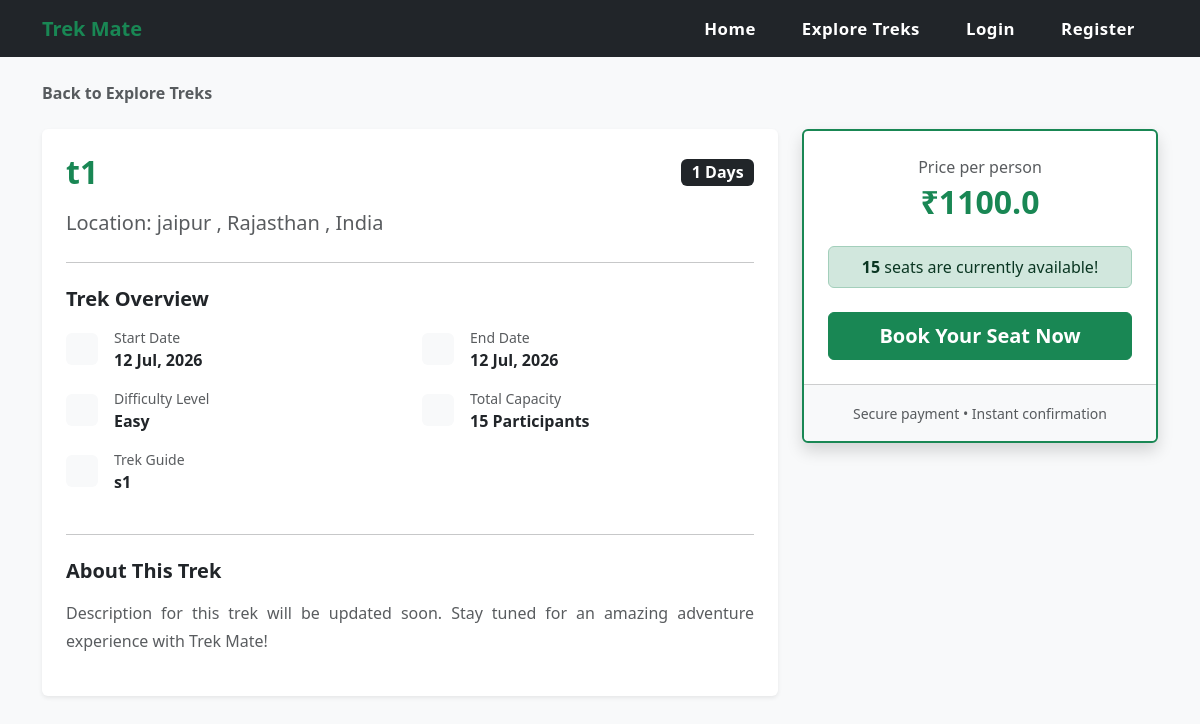
Before: /trek/1 with the older database file.
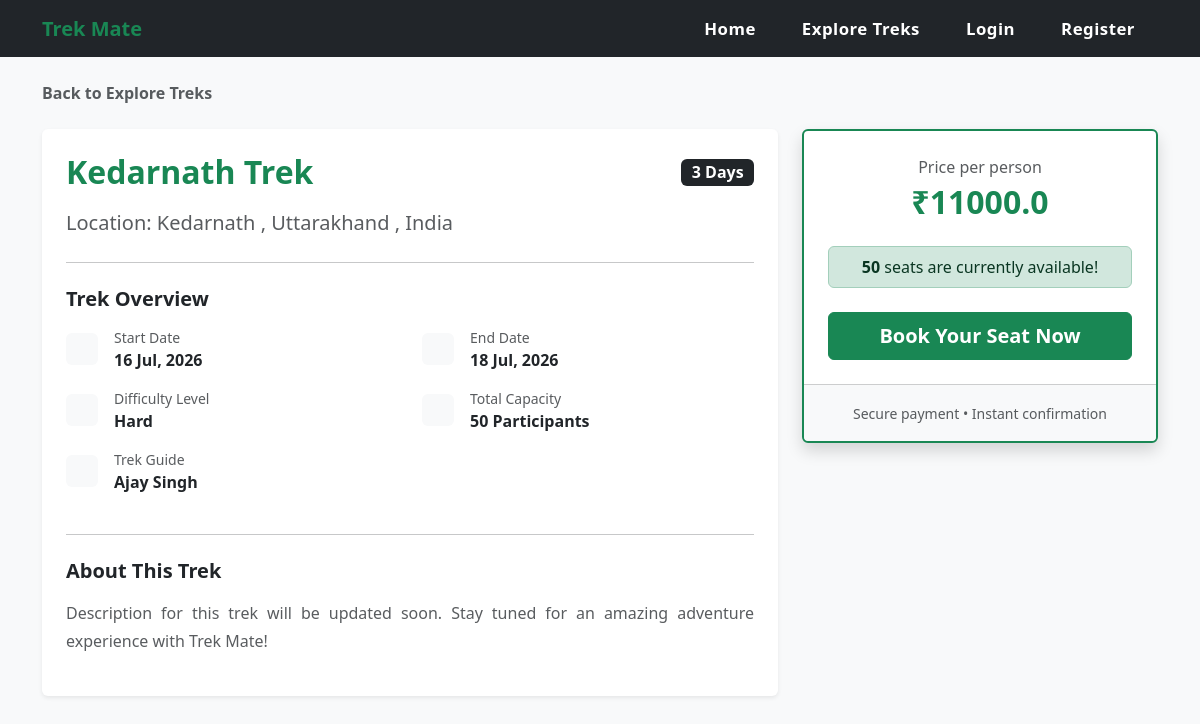
After: the same page with the newer database file.
### app.py (models this page shows)
class Trek(db.Model):
    __tablename__ = 'trekmate_treks'
    id = db.Column(db.Integer, primary_key=True)
    name = db.Column(db.String(100), nullable=False)
    location = db.Column(db.String(100), nullable=False)
    state = db.Column(db.String(50), nullable=False)
    country = db.Column(db.String(50), nullable=False, default='India')
    description = db.Column(db.Text, nullable=True)
    duration = db.Column(db.Integer, nullable=False)
    difficulty = db.Column(db.String(20), nullable=False)
    available_slots = db.Column(db.Integer, nullable=False)
    requested_slots = db.Column(db.Integer, nullable=True)
    price = db.Column(db.Float, nullable=False, default=0.0)
    status = db.Column(db.String(15), nullable=False, default='Upcoming')
    start_date = db.Column(db.Date, nullable=False)
    end_date = db.Column(db.Date, nullable=False)
    staff_id = db.Column(db.Integer, db.ForeignKey('trekmate_staff.id'))
    bookings = db.relationship('Booking', backref='trek', lazy=True)

class User(db.Model):
    __tablename__ = 'trekmate_user'
    id = db.Column(db.Integer, primary_key=True)
    username = db.Column(db.String(60), unique=True, nullable=False)
    email = db.Column(db.String(100), unique=True, nullable=False)
    password = db.Column(db.String(120), nullable=False)
    role = db.Column(db.String(10), nullable=False, default='trekker')
    status = db.Column(db.String(15), default='Active')
    full_name = db.Column(db.String(120))
    phone_number = db.Column(db.String(20), default="")
    gender = db.Column(db.String(10))
    date_of_birth = db.Column(db.Date)
    city = db.Column(db.String(50))
    state = db.Column(db.String(50))
    bio = db.Column(db.Text, default="")
    staff_profile = db.relationship('StaffProfile', backref='user', uselist=False, cascade="all, delete-orphan")
    bookings = db.relationship('Booking', backref='user', lazy=True)

### app.py (the view)
@app.route("/trek/<int:id>")
def view_trek(id):
    trek = Trek.query.get_or_404(id)
    return render_template("view_trek.html", trek=trek)

### templates/view_trek.html (shortened to what the changed rows need)
{% extends 'base.html' %}
{% block content %}
<div class="container mt-4 mb-5">
    <div class="row">
        <div class="col-md-8 mb-4">
            <div class="card shadow-sm border-0">
                <div class="card-body p-4">
                    <div class="d-flex justify-content-between align-items-center mb-3">
                        <h2 class="fw-bold text-success mb-0">{{ trek.name }}</h2>
                        <span class="badge bg-dark fs-6">{{ trek.duration }} Days</span>
                    </div>
                    <p class="text-muted fs-5">
                        Location: {{ trek.location }}
                        {% if trek.state %}, {{ trek.state }}{% endif %}
                        {% if trek.country %}, {{ trek.country }}{% endif %}
                    </p>
                    <hr class="my-4">
                    <h5 class="fw-bold mb-3">Trek Overview</h5>
                    <div class="row mb-4">
                        <div class="col-sm-6 mb-3">
                            <div class="d-flex align-items-center">
                                <div>
                                    <p class="text-muted mb-0 small">Start Date</p>
                                    <p class="fw-bold mb-0">{{ trek.start_date.strftime('%d %b, %Y') }}</p>
                                </div>
                            </div>
                        </div>
                        <div class="col-sm-6 mb-3">
                            <div class="d-flex align-items-center">
                                <div>
                                    <p class="text-muted mb-0 small">End Date</p>
                                    <p class="fw-bold mb-0">{{ trek.end_date.strftime('%d %b, %Y') }}</p>
                                </div>
                            </div>
                        </div>
                        <div class="col-sm-6 mb-3">
                            <div class="d-flex align-items-center">
                                <div>
                                    <p class="text-muted mb-0 small">Difficulty Level</p>
                                    <p class="fw-bold mb-0">{{ trek.difficulty }}</p>
                                </div>
                            </div>
                        </div>
                        <div class="col-sm-6 mb-3">
                            <div class="d-flex align-items-center">
                                <div>
                                    <p class="text-muted mb-0 small">Total Capacity</p>
                                    <p class="fw-bold mb-0">{{ trek.available_slots }} Participants</p>
                                </div>
                            </div>
                        </div>
                        <div class="col-sm-6 mb-3">
                            <div class="d-flex align-items-center">
                                <div>
                                    <p class="text-muted mb-0 small">Trek Guide</p>
                                    <p class="fw-bold mb-0">
                                        {% if trek.staff %}
                                            {{ trek.staff.user.username | default('Assigned') }}
                                        {% else %}
                                            <span class="text-warning">Not Assigned Yet</span>
                                        {% endif %}
                                    </p>
                                </div>
                            </div>
                        </div>
                    </div>
                    <hr class="my-4">
                    <h5 class="fw-bold mb-3">About This Trek</h5>
                    <div class="text-muted" style="line-height: 1.8; text-align: justify;">
                        {% if trek.description %}
                            {{ trek.description }}
                        {% else %}
                            <p>Description for this trek will be updated soon. Stay tuned for an amazing adventure experience with Trek Mate!</p>
                        {% endif %}
                    </div>
                </div>
            </div>
        </div>
        <div class="col-md-4">
            <div class="card shadow border-success border-2 sticky-top" style="top: 20px;">
                <div class="card-body p-4 text-center">
                    <p class="text-muted mb-1">Price per person</p>
                    <h2 class="fw-bold text-success mb-4">₹{{ trek.price }}</h2>
                    {% if trek.available_slots > 0 %}
                        <div class="alert alert-success py-2 mb-4">
                            <strong>{{ trek.available_slots }}</strong> seats are currently available!
                        </div>
                        <a href="{{ url_for('book_trek', trek_id=trek.id) }}" class="btn btn-success w-100 fw-bold py-2 fs-5">Book Your Seat Now</a>
                    {% else %}
                        <div class="alert alert-danger py-2 mb-4">
                            This trek is completely <strong>Sold Out</strong>.
                        </div>
                        <button class="btn btn-secondary w-100 fw-bold py-2 fs-5" disabled>Fully Booked</button>
                    {% endif %}
                </div>
            </div>
        </div>
    </div>
</div>
{% endblock %}

Changed rows visible on the page:
no longer on this page (row edited): User: staff.user.username "s1"
changed Trek "India": name "t1" → "Kedarnath Trek"; duration "1" → "3"; location "jaipur" → "Kedarnath"; state "Rajasthan" → "Uttarakhand"; start_date "12 Jul, 2026" → "16 Jul, 2026"; end_date "12 Jul, 2026" → "18 Jul, 2026"; difficulty "Easy" → "Hard"; available_slots "15" → "50"; price "1100.0" → "11000.0"
added User: staff.user.username "Ajay Singh"
